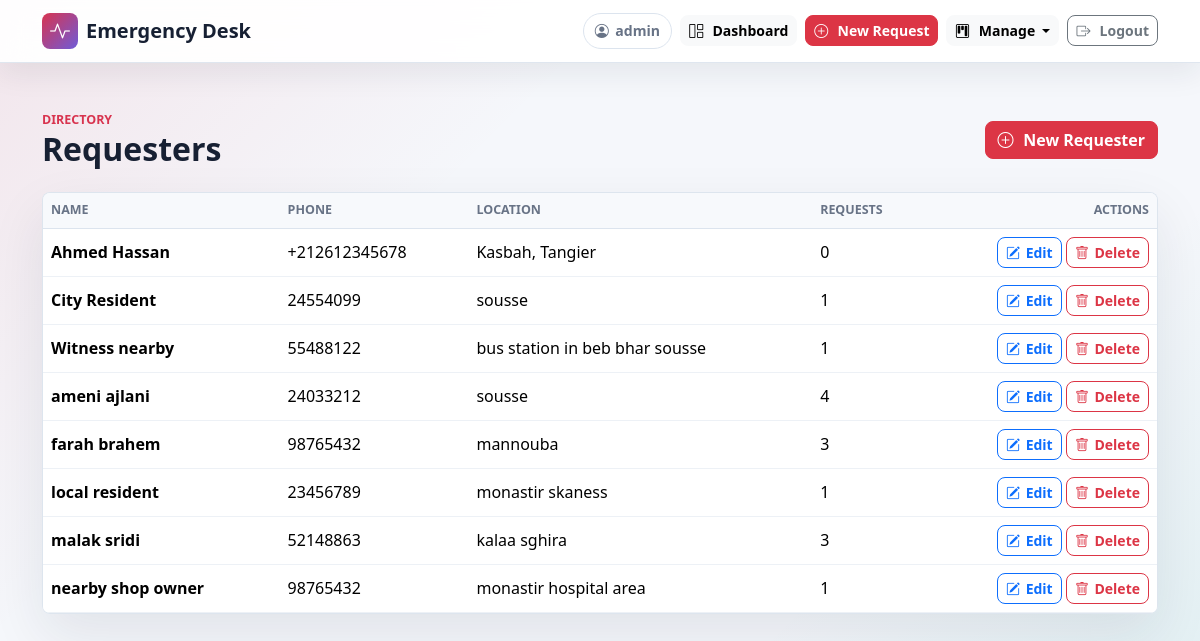
Page /requesters/ (signed in) on the committed database.
### core/models.py (models this page shows, shortened)
class Requester(models.Model):
    name = models.CharField(max_length=100)
    phone = models.CharField(max_length=20)
    location = models.CharField(max_length=255)
    latitude = models.FloatField(null=True, blank=True)
    longitude = models.FloatField(null=True, blank=True)
    class Meta:
        ordering = ['name']
        constraints = [
            models.UniqueConstraint(
                fields=['name', 'phone', 'location'],
                name='unique_requester_identity',
            ),
        ]

### core/views.py (the view)
# urls.py: path('requesters/', views.requester_list, name='requester_list'),
@login_required
def requester_list(request):
    requesters = Requester.objects.annotate(request_count=Count('emergency_requests')).order_by('name')
    return render(request, 'requester_list.html', {
        'requesters': requesters,
    })

### core/templates/requester_list.html (shortened to what this page needs)
{% extends 'base.html' %}
{% block content %}
<div class="d-flex flex-column flex-sm-row align-items-sm-center justify-content-between gap-3 mb-4">
    <div>
        <div class="page-kicker">Directory</div>
        <h1 class="page-title">Requesters</h1>
    </div>
    <a class="btn btn-danger" href="{% url 'requester_create' %}">
        <i class="bi bi-plus-circle"></i>
        New Requester
    </a>
</div>
<div class="management-card">
    <div class="table-responsive">
        <table class="table align-middle mb-0">
            <thead>
                <tr>
                    <th>Name</th>
                    <th>Phone</th>
                    <th>Location</th>
                    <th>Requests</th>
                    <th class="text-end">Actions</th>
                </tr>
            </thead>
            <tbody>
                {% for requester in requesters %}
                    <tr>
                        <td class="fw-bold">{{ requester.name }}</td>
                        <td>{{ requester.phone }}</td>
                        <td>{{ requester.location }}</td>
                        <td>{{ requester.request_count }}</td>
                        <td class="text-end">
                            <a class="btn btn-outline-primary btn-sm" href="{% url 'requester_update' requester.id %}"><i class="bi bi-pencil-square"></i>Edit</a>
                            <a class="btn btn-outline-danger btn-sm" href="{% url 'requester_delete' requester.id %}"><i class="bi bi-trash"></i>Delete</a>
                        </td>
                    </tr>
                {% empty %}
                    <tr><td colspan="5" class="text-center text-secondary py-4">No requesters yet.</td></tr>
                {% endfor %}
            </tbody>
        </table>
    </div>
</div>
{% endblock %}

### core/templates/base.html (shortened to what this page needs)
{% load static %}
<!DOCTYPE html>
<html lang="en">
<head>
    <link href="https://cdn.jsdelivr.net/npm/bootstrap@5.3.3/dist/css/bootstrap.min.css" rel="stylesheet">
    <link href="https://cdn.jsdelivr.net/npm/bootstrap-icons@1.11.3/font/bootstrap-icons.css" rel="stylesheet">
    <link href="{% static 'core/app.css' %}?v=3" rel="stylesheet">
</head>
<body>
    <nav class="navbar navbar-expand-lg app-navbar">
        <div class="container">
            <a class="navbar-brand d-flex align-items-center gap-2" href="{% if user.is_authenticated %}{% url 'home' %}{% else %}{% url 'login' %}{% endif %}">
                <span class="brand-mark">
                    <i class="bi bi-activity"></i>
                </span>
                <span>Emergency Desk</span>
            </a>
            <div class="ms-auto d-flex align-items-center gap-2">
                {% if user.is_authenticated %}
                    <span class="user-pill d-none d-md-inline-flex">
                        <i class="bi bi-person-circle"></i>
                        {{ user.username }}
                    </span>
                    <a class="btn btn-light btn-sm" href="{% url 'home' %}">
                        <i class="bi bi-grid-1x2"></i>
                        <span>Dashboard</span>
                    </a>
                    <a class="btn btn-danger btn-sm" href="{% url 'create_request' %}">
                        <i class="bi bi-plus-circle"></i>
                        <span>New Request</span>
                    </a>
                    <div class="dropdown">
                        <button class="btn btn-light btn-sm dropdown-toggle" type="button" data-bs-toggle="dropdown" aria-expanded="false">
                            <i class="bi bi-kanban"></i>
                            <span>Manage</span>
                        </button>
                    </div>
                    <form method="POST" action="{% url 'logout' %}" class="m-0">
                        <button class="btn btn-outline-secondary btn-sm" type="submit">
                            <i class="bi bi-box-arrow-right"></i>
                            <span>Logout</span>
                        </button>
                    </form>
                {% else %}
                    <a class="btn btn-danger btn-sm" href="{% url 'login' %}">
                        <i class="bi bi-box-arrow-in-right"></i>
                        <span>Login</span>
                    </a>
                {% endif %}
            </div>
        </div>
    </nav>
    <main class="app-shell">
        <div class="container py-4 py-lg-5">
            {% block content %}{% endblock %}
        </div>
    </main>
</body>
</html>

### core/static/core/app.css (style rules this page uses)
:root { --app-ink: #172033; --app-muted: #687386; --app-line: #dce4ee; --app-paper: #ffffff; --app-bg: #f5f7fb; --app-red: #d8344f; --app-teal: #0f9f9a; --app-amber: #f0a62b; --app-violet: #6f5bd8; }
body { min-height: 100vh; color: var(--app-ink); background: linear-gradient(135deg, rgba(216, 52, 79, 0.09), transparent 32%), linear-gradient(315deg, rgba(15, 159, 154, 0.1), transparent 30%), var(--app-bg); font-family: system-ui, -apple-system, BlinkMacSystemFont, "Segoe UI", sans-serif; }
.app-navbar { position: relative; z-index: 5000; background: rgba(255, 255, 255, 0.92); border-bottom: 1px solid rgba(220, 228, 238, 0.9); box-shadow: 0 10px 30px rgba(23, 32, 51, 0.08); backdrop-filter: blur(14px); isolation: isolate; overflow: visible; }
.app-navbar .container, .app-navbar .ms-auto { overflow: visible; }
.app-navbar .dropdown { position: relative; z-index: 5010; }
.navbar-brand { color: var(--app-ink); font-weight: 800; }
.brand-mark, .hero-mark, .empty-mark { display: inline-grid; place-items: center; color: #ffffff; background: linear-gradient(135deg, var(--app-red), var(--app-violet)); }
.brand-mark { width: 36px; height: 36px; border-radius: 8px; }
.user-pill { align-items: center; gap: 0.4rem; padding: 0.38rem 0.7rem; color: var(--app-muted); border: 1px solid var(--app-line); border-radius: 999px; background: #ffffff; font-size: 0.88rem; font-weight: 700; }
.app-shell { position: relative; z-index: 0; min-height: calc(100vh - 65px); }
.page-kicker { color: var(--app-red); font-size: 0.78rem; font-weight: 800; text-transform: uppercase; }
.page-title { margin: 0; font-size: 2rem; font-weight: 850; }
.hero-panel, .tool-card, .request-card, .empty-state, .search-panel, .management-card { background: rgba(255, 255, 255, 0.88); border: 1px solid rgba(220, 228, 238, 0.95); border-radius: 8px; box-shadow: 0 22px 55px rgba(23, 32, 51, 0.09); }
.management-card { overflow: hidden; }
.management-card .table thead th { color: var(--app-muted); background: #f7f9fc; border-bottom-color: var(--app-line); font-size: 0.78rem; font-weight: 850; text-transform: uppercase; }
.management-card .table td { border-color: #edf1f6; }
.btn { border-radius: 8px; font-weight: 700; }
.btn i { margin-right: 0.35rem; }

### rows in the picture
Requester: name "Ahmed Hassan", phone "+212612345678", location "Kasbah, Tangier", request_count "0"
Requester: name "City Resident", phone "24554099", location "sousse", request_count "1"
Requester: name "Witness nearby", phone "55488122", location "bus station in beb bhar sousse", request_count "1"
Requester: name "ameni ajlani", phone "24033212", location "sousse", request_count "4"
Requester: name "farah brahem", phone "98765432", location "mannouba", request_count "3"
Requester: name "local resident", phone "23456789", location "monastir skaness", request_count "1"
Requester: name "malak sridi", phone "52148863", location "kalaa sghira", request_count "3"
Requester: name "nearby shop owner", phone "98765432", location "monastir hospital area", request_count "1"

### other values in the picture
{{ user.username }} "admin"
